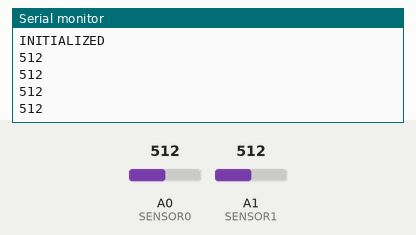
The sketch below on a simulated Arduino Uno, built with avr-gcc and run on an emulated ATmega328P. On the bench: the last lines printed to the serial monitor. The test bench sets the inputs (shaded band); at power-on: A0 (SENSOR0) = 512, A1 (SENSOR1) = 512.

Above: at 2.8 s.
2.9 s: A0 (SENSOR0) set to 716
At 4.7 s:
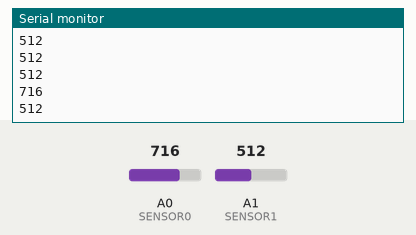
5.6 s: A1 (SENSOR1) set to 306
At 7.4 s:
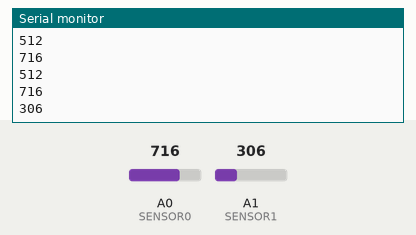
8.3 s: A0 (SENSOR0) set to 900
At 10.5 s:
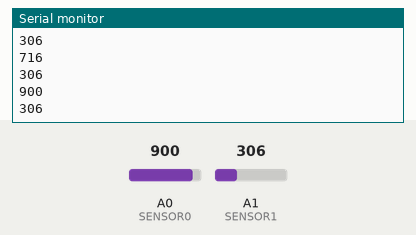
11.0 s: A1 (SENSOR1) set to 122
At 13.2 s:
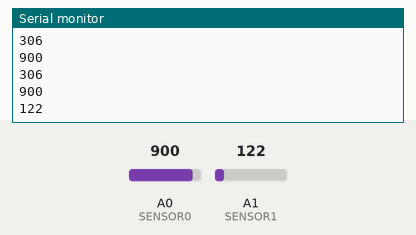
Timing chart, 0 to 14.7 s (numbered marks = the images above; inputs shaded):
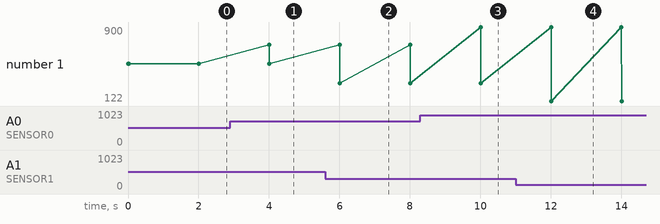

Measured:
- after the input at 2.9 s, the serial monitor: prints a new line after 1.1 s (image 1)
- after the input at 5.6 s, the serial monitor: prints a new line after 0.41 s (image 2)
- after the input at 8.3 s, the serial monitor: prints a new line after 1.7 s (image 3)
- after the input at 11.0 s, the serial monitor: prints a new line after 1.0 s (image 4)
- plotted number 1: 512 → 306 after the input at 5.6 s, 306 → 122 after the input at 11.0 s

The sketch:

calibration.ino
```cpp
//Pin Definitions

const int SENSOR0 = A0;
const int SENSOR1 = A1;

//Global Variables
int sensor0;
int sensor1;

void setup() {
  //Set up serial line for debugging
  Serial.begin(9600);
  Serial.println("INITIALIZED");
}

void loop() {
  //Read sensors
  sensor0 = analogRead(SENSOR0);
  sensor1 = analogRead(SENSOR1);
  Serial.println(sensor0);
  Serial.println(sensor1);

  delay(2000);
}
```
